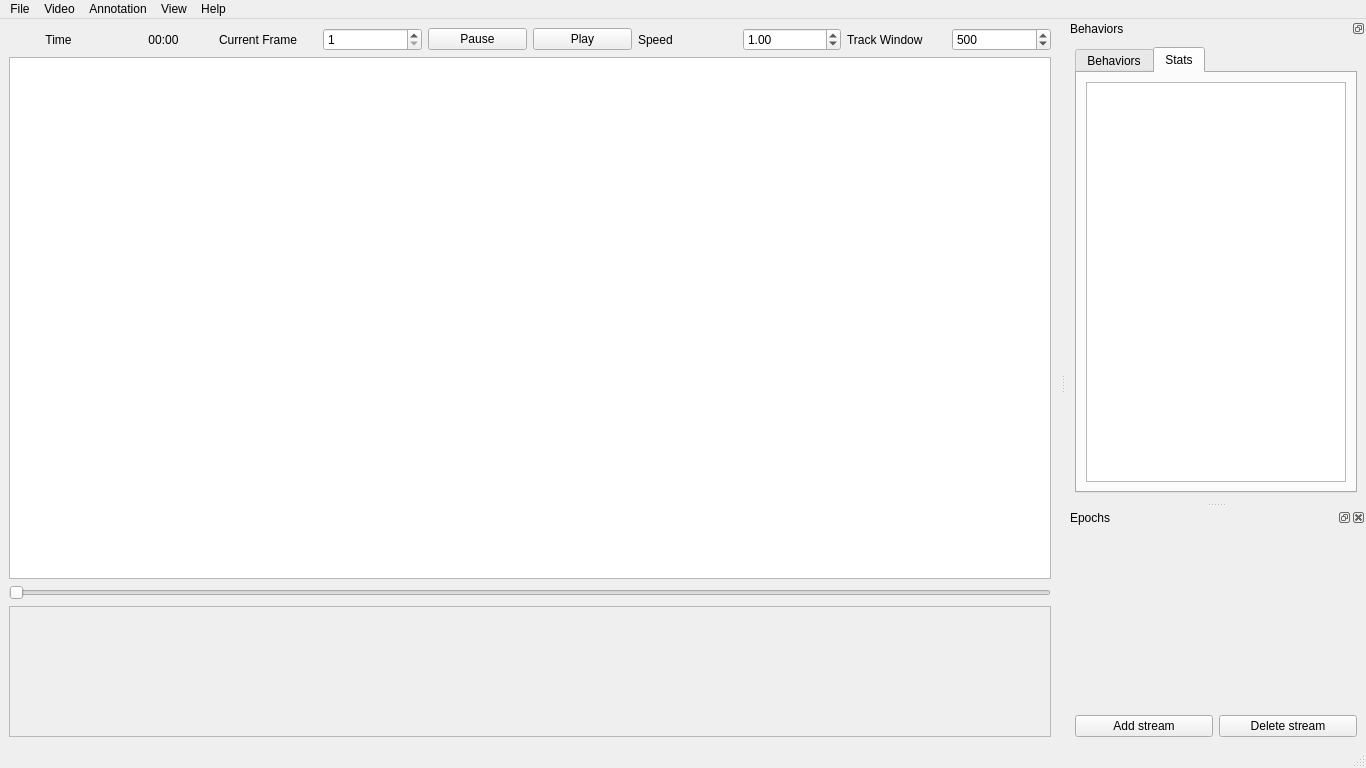
<?xml version="1.0" encoding="UTF-8"?>
<ui version="4.0">
 <class>MainWindow</class>
 <widget class="QMainWindow" name="MainWindow">
  <property name="geometry">
   <rect>
    <x>0</x>
    <y>0</y>
    <width>1366</width>
    <height>768</height>
   </rect>
  </property>
  <property name="windowTitle">
   <string>MainWindow</string>
  </property>
  <widget class="QWidget" name="centralwidget">
   <property name="sizePolicy">
    <sizepolicy hsizetype="Preferred" vsizetype="Preferred">
     <horstretch>1</horstretch>
     <verstretch>0</verstretch>
    </sizepolicy>
   </property>
   <layout class="QHBoxLayout" name="horizontalLayout_2" stretch="2">
    <item>
     <layout class="QVBoxLayout" name="display_layout" stretch="1,16,0,4">
      <item>
       <layout class="QHBoxLayout" name="horizontalLayout_12">
        <item>
         <widget class="QLabel" name="label_4">
          <property name="text">
           <string>Time</string>
          </property>
          <property name="textFormat">
           <enum>Qt::PlainText</enum>
          </property>
          <property name="scaledContents">
           <bool>false</bool>
          </property>
          <property name="alignment">
           <set>Qt::AlignCenter</set>
          </property>
          <property name="textInteractionFlags">
           <set>Qt::NoTextInteraction</set>
          </property>
         </widget>
        </item>
        <item>
         <widget class="QLabel" name="time_label">
          <property name="text">
           <string>00:00</string>
          </property>
          <property name="textFormat">
           <enum>Qt::MarkdownText</enum>
          </property>
          <property name="alignment">
           <set>Qt::AlignCenter</set>
          </property>
         </widget>
        </item>
        <item>
         <widget class="QLabel" name="label_2">
          <property name="text">
           <string>Current Frame</string>
          </property>
         </widget>
        </item>
        <item>
         <widget class="QSpinBox" name="curframe_spinBox">
          <property name="minimum">
           <number>1</number>
          </property>
          <property name="maximum">
           <number>1000</number>
          </property>
         </widget>
        </item>
        <item>
         <widget class="QPushButton" name="pause_button">
          <property name="text">
           <string>Pause</string>
          </property>
         </widget>
        </item>
        <item>
         <widget class="QPushButton" name="play_button">
          <property name="text">
           <string>Play</string>
          </property>
         </widget>
        </item>
        <item>
         <widget class="QLabel" name="label_3">
          <property name="text">
           <string>Speed</string>
          </property>
         </widget>
        </item>
        <item>
         <widget class="PlaySpeedSpinBox" name="speed_doubleSpinBox">
          <property name="minimum">
           <double>-10.000000000000000</double>
          </property>
          <property name="maximum">
           <double>10.000000000000000</double>
          </property>
          <property name="singleStep">
           <double>0.100000000000000</double>
          </property>
          <property name="value">
           <double>1.000000000000000</double>
          </property>
         </widget>
        </item>
        <item>
         <widget class="QLabel" name="label">
          <property name="text">
           <string>Track Window</string>
          </property>
         </widget>
        </item>
        <item>
         <widget class="QSpinBox" name="track_window_spinbox">
          <property name="minimum">
           <number>1</number>
          </property>
          <property name="maximum">
           <number>1000</number>
          </property>
          <property name="value">
           <number>500</number>
          </property>
         </widget>
        </item>
       </layout>
      </item>
      <item>
       <widget class="QGraphicsView" name="vid1_view"/>
      </item>
      <item>
       <widget class="VideoSlider" name="video_slider">
        <property name="minimum">
         <number>1</number>
        </property>
        <property name="maximum">
         <number>1000</number>
        </property>
        <property name="orientation">
         <enum>Qt::Horizontal</enum>
        </property>
       </widget>
      </item>
      <item>
       <widget class="QFrame" name="track_frame">
        <property name="sizePolicy">
         <sizepolicy hsizetype="Expanding" vsizetype="Expanding">
          <horstretch>0</horstretch>
          <verstretch>0</verstretch>
         </sizepolicy>
        </property>
        <property name="minimumSize">
         <size>
          <width>0</width>
          <height>0</height>
         </size>
        </property>
        <property name="frameShape">
         <enum>QFrame::StyledPanel</enum>
        </property>
        <property name="frameShadow">
         <enum>QFrame::Raised</enum>
        </property>
        <layout class="QHBoxLayout" name="horizontalLayout_10">
         <item>
          <layout class="QVBoxLayout" name="track_layout"/>
         </item>
        </layout>
       </widget>
      </item>
     </layout>
    </item>
   </layout>
  </widget>
  <widget class="QMenuBar" name="menubar">
   <property name="geometry">
    <rect>
     <x>0</x>
     <y>0</y>
     <width>1366</width>
     <height>22</height>
    </rect>
   </property>
   <widget class="QMenu" name="menuVideo">
    <property name="title">
     <string>Video</string>
    </property>
    <addaction name="actionOpen_video"/>
   </widget>
   <widget class="QMenu" name="menuAnnotation">
    <property name="title">
     <string>Annotation</string>
    </property>
    <addaction name="actionOpen_annotation"/>
    <addaction name="actionSave_annotation"/>
    <addaction name="separator"/>
    <addaction name="actionOpen_config"/>
    <addaction name="actionCreate_new_config"/>
   </widget>
   <widget class="QMenu" name="menuFile">
    <property name="title">
     <string>File</string>
    </property>
   </widget>
   <widget class="QMenu" name="menuHelp">
    <property name="title">
     <string>Help</string>
    </property>
    <addaction name="actionAbout"/>
   </widget>
   <widget class="QMenu" name="menuWindows">
    <property name="title">
     <string>View</string>
    </property>
   </widget>
   <addaction name="menuFile"/>
   <addaction name="menuVideo"/>
   <addaction name="menuAnnotation"/>
   <addaction name="menuWindows"/>
   <addaction name="menuHelp"/>
  </widget>
  <widget class="QStatusBar" name="statusbar"/>
  <widget class="QDockWidget" name="table_dock">
   <property name="sizePolicy">
    <sizepolicy hsizetype="Preferred" vsizetype="Preferred">
     <horstretch>0</horstretch>
     <verstretch>0</verstretch>
    </sizepolicy>
   </property>
   <property name="minimumSize">
    <size>
     <width>300</width>
     <height>195</height>
    </size>
   </property>
   <property name="floating">
    <bool>false</bool>
   </property>
   <property name="features">
    <set>QDockWidget::DockWidgetFloatable|QDockWidget::DockWidgetMovable</set>
   </property>
   <property name="allowedAreas">
    <set>Qt::LeftDockWidgetArea|Qt::RightDockWidgetArea</set>
   </property>
   <property name="windowTitle">
    <string>Behaviors</string>
   </property>
   <attribute name="dockWidgetArea">
    <number>2</number>
   </attribute>
   <widget class="QWidget" name="dockWidgetContents">
    <property name="sizePolicy">
     <sizepolicy hsizetype="MinimumExpanding" vsizetype="Preferred">
      <horstretch>0</horstretch>
      <verstretch>0</verstretch>
     </sizepolicy>
    </property>
    <layout class="QHBoxLayout" name="horizontalLayout_11">
     <item>
      <layout class="QVBoxLayout" name="control_layout" stretch="3">
       <property name="sizeConstraint">
        <enum>QLayout::SetFixedSize</enum>
       </property>
       <item>
        <widget class="TabWidget" name="annotation_tabs">
         <property name="acceptDrops">
          <bool>false</bool>
         </property>
         <property name="tabShape">
          <enum>QTabWidget::Rounded</enum>
         </property>
         <property name="currentIndex">
          <number>1</number>
         </property>
         <property name="movable">
          <bool>true</bool>
         </property>
         <widget class="QWidget" name="behav_tab">
          <attribute name="title">
           <string>Behaviors</string>
          </attribute>
          <layout class="QVBoxLayout" name="verticalLayout_2">
           <property name="sizeConstraint">
            <enum>QLayout::SetDefaultConstraint</enum>
           </property>
           <item>
            <widget class="GenericTableView" name="behavior_table">
             <property name="sizePolicy">
              <sizepolicy hsizetype="Expanding" vsizetype="Expanding">
               <horstretch>0</horstretch>
               <verstretch>0</verstretch>
              </sizepolicy>
             </property>
             <property name="horizontalScrollBarPolicy">
              <enum>Qt::ScrollBarAlwaysOff</enum>
             </property>
             <attribute name="horizontalHeaderMinimumSectionSize">
              <number>20</number>
             </attribute>
             <attribute name="verticalHeaderVisible">
              <bool>false</bool>
             </attribute>
            </widget>
           </item>
           <item>
            <layout class="QHBoxLayout" name="horizontalLayout">
             <item>
              <widget class="QPushButton" name="pushButton_2">
               <property name="text">
                <string>Add behavior</string>
               </property>
              </widget>
             </item>
             <item>
              <widget class="QPushButton" name="pushButton">
               <property name="text">
                <string>Delete behavior</string>
               </property>
              </widget>
             </item>
            </layout>
           </item>
          </layout>
         </widget>
         <widget class="QWidget" name="stats_tab">
          <attribute name="title">
           <string>Stats</string>
          </attribute>
          <layout class="QVBoxLayout" name="verticalLayout_3">
           <item>
            <widget class="GenericTableView" name="stats_table"/>
           </item>
          </layout>
         </widget>
        </widget>
       </item>
      </layout>
     </item>
    </layout>
   </widget>
  </widget>
  <widget class="QDockWidget" name="dockWidget">
   <property name="minimumSize">
    <size>
     <width>181</width>
     <height>150</height>
    </size>
   </property>
   <property name="allowedAreas">
    <set>Qt::LeftDockWidgetArea|Qt::RightDockWidgetArea</set>
   </property>
   <property name="windowTitle">
    <string>Epochs</string>
   </property>
   <attribute name="dockWidgetArea">
    <number>2</number>
   </attribute>
   <widget class="QWidget" name="dockWidgetContents_2">
    <layout class="QVBoxLayout" name="verticalLayout_4" stretch="1,0">
     <item>
      <layout class="QHBoxLayout" name="stream_table_layout">
       <property name="spacing">
        <number>0</number>
       </property>
       <property name="sizeConstraint">
        <enum>QLayout::SetDefaultConstraint</enum>
       </property>
      </layout>
     </item>
     <item>
      <layout class="QHBoxLayout" name="horizontalLayout_9">
       <property name="sizeConstraint">
        <enum>QLayout::SetDefaultConstraint</enum>
       </property>
       <item>
        <widget class="QPushButton" name="pushButton_4">
         <property name="text">
          <string>Add stream</string>
         </property>
        </widget>
       </item>
       <item>
        <widget class="QPushButton" name="pushButton_3">
         <property name="text">
          <string>Delete stream</string>
         </property>
        </widget>
       </item>
      </layout>
     </item>
    </layout>
   </widget>
  </widget>
  <action name="actionOpen_video">
   <property name="text">
    <string>Open video</string>
   </property>
  </action>
  <action name="actionOpen_config">
   <property name="text">
    <string>Open config</string>
   </property>
  </action>
  <action name="actionCreate_new_config">
   <property name="text">
    <string>Save config</string>
   </property>
  </action>
  <action name="actionOpen_annotation">
   <property name="text">
    <string>Open annotation</string>
   </property>
  </action>
  <action name="actionSave_annotation">
   <property name="text">
    <string>Save annotation</string>
   </property>
  </action>
  <action name="actionAbout">
   <property name="text">
    <string>About</string>
   </property>
  </action>
 </widget>
 <customwidgets>
  <customwidget>
   <class>PlaySpeedSpinBox</class>
   <extends>QDoubleSpinBox</extends>
   <header>widgets</header>
  </customwidget>
  <customwidget>
   <class>GenericTableView</class>
   <extends>QTableView</extends>
   <header>dataview</header>
  </customwidget>
  <customwidget>
   <class>TabWidget</class>
   <extends>QTabWidget</extends>
   <header>widgets</header>
   <container>1</container>
  </customwidget>
  <customwidget>
   <class>VideoSlider</class>
   <extends>QSlider</extends>
   <header>widgets</header>
  </customwidget>
 </customwidgets>
 <resources/>
 <connections/>
</ui>
